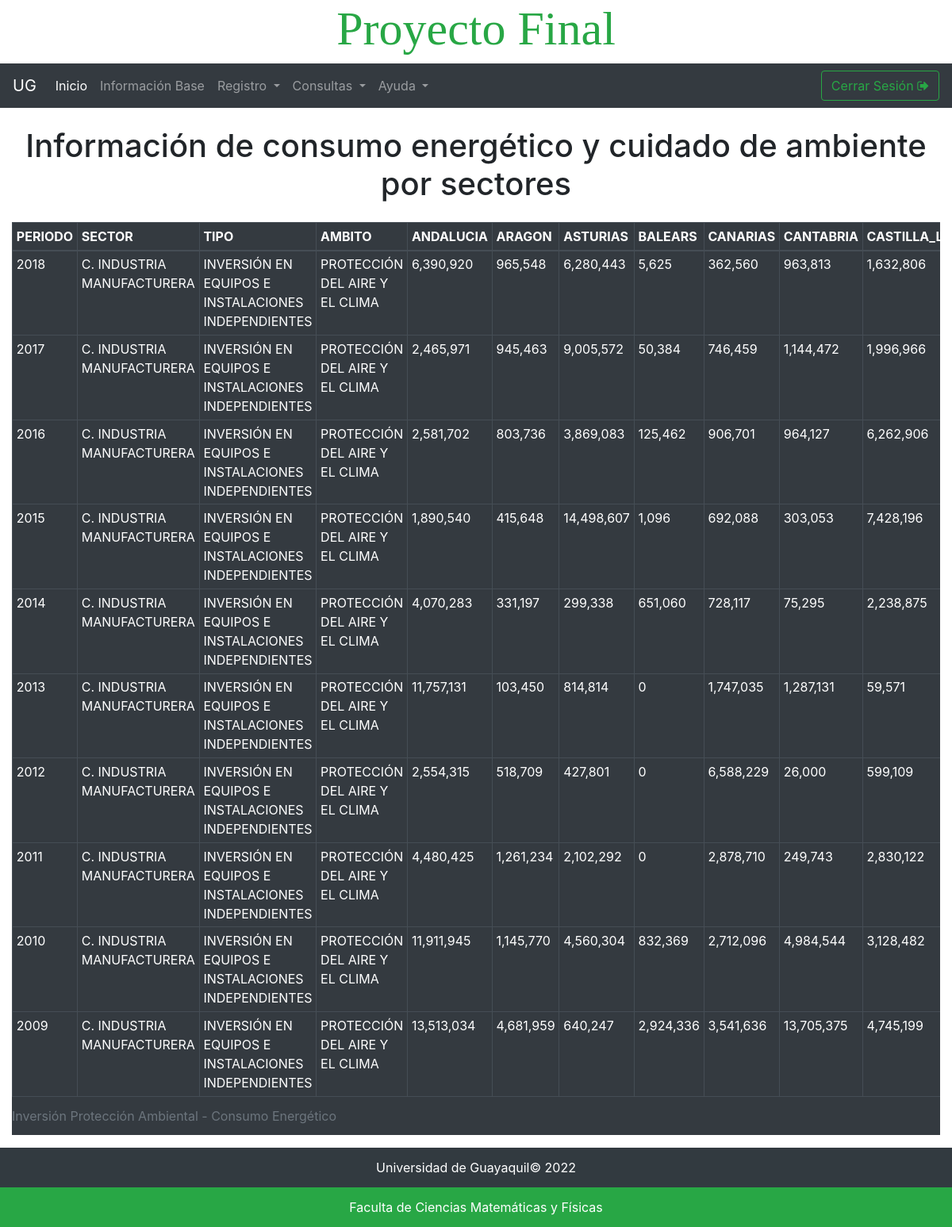
Page /vista/pagina7.php on the committed database.
### tables this page shows
CREATE TABLE IF NOT EXISTS CIUD_ESPANIA (
    PERIODO	VARCHAR(300),
    SECTOR	VARCHAR(300),
    TIPO	VARCHAR(300),
    AMBITO	VARCHAR(300),
    ANDALUCIA	VARCHAR(300),
    ARAGON	VARCHAR(300),
    ASTURIAS	VARCHAR(300),
    BALEARS	VARCHAR(300),
    CANARIAS	VARCHAR(300),
    CANTABRIA	VARCHAR(300),
    CASTILLA_LEON	VARCHAR(300),
    CASTILLA_LA_MANCHA	VARCHAR(300),
    CATALUNIA	VARCHAR(300),
    COMUNITAT_VALENCIANA	VARCHAR(300),
    EXTREMADURA	VARCHAR(300),
    GALICIA	VARCHAR(300),
    MADRID	VARCHAR(300),
    MURCIA	VARCHAR(300),
    NAVARRA	VARCHAR(300),
    PAIS_VASCO	VARCHAR(300),
    RIOJA	VARCHAR(300),
    TOTAL_NACIONAL	VARCHAR(300)
);

### vista/pagina7.php (the view, shortened to what this page needs)
<?php
include("../config/conexion.php");
$sql_espania = "SELECT * FROM bd_php_p2.ciud_espania LIMIT 10 ";
?>
<!DOCTYPE html>
<html lang="en">
<head>
    <?php include "../generales/head.php"; ?>
</head>
<body>
    <?php include_once "../generales/nav_bar.php" ?>
    <section class="container-fluid ">
        <article class="row">
            <div class="col-md-12">
                <h1 class="mb-3 my-4 text-center titulo">
                    Información de consumo energético y cuidado de ambiente por sectores
                </h1>
                <table class="table table-sm table-dark table-responsive table-hover table-bordered">
                    <caption>Inversión Protección Ambiental - Consumo Energético</caption>
                    <thead>
                        <tr>
                            <th scope="col">PERIODO</th>
                            <th scope="col">SECTOR</th>
                            <th scope="col">TIPO</th>
                            <th scope="col">AMBITO</th>
                            <th scope="col">ANDALUCIA</th>
                            <th scope="col">ARAGON</th>
                            <th scope="col">ASTURIAS</th>
                            <th scope="col">BALEARS</th>
                            <th scope="col">CANARIAS</th>
                            <th scope="col">CANTABRIA</th>
                            <th scope="col">CASTILLA_LEON</th>
                        </tr>
                    </thead>
                    <tbody>
                        <?php
                        $resultado = mysqli_query($conexion, $sql_espania);
                        while ($srow = mysqli_fetch_assoc($resultado)) { ?>
                            <tr>
                                <td scope="row"><?php echo $srow["PERIODO"]; ?></td>
                                <td scope="row"><?php echo $srow["SECTOR"]; ?></td>
                                <td scope="row"><?php echo $srow["TIPO"]; ?></td>
                                <td scope="row"><?php echo $srow["AMBITO"]; ?></td>
                                <td scope="row"><?php echo $srow["ANDALUCIA"]; ?></td>
                                <td scope="row"><?php echo $srow["ARAGON"]; ?></td>
                                <td scope="row"><?php echo $srow["ASTURIAS"]; ?></td>
                                <td scope="row"><?php echo $srow["BALEARS"]; ?></td>
                                <td scope="row"><?php echo $srow["CANARIAS"]; ?></td>
                                <td scope="row"><?php echo $srow["CANTABRIA"]; ?></td>
                                <td scope="row"><?php echo $srow["CASTILLA_LEON"]; ?></td>
                            </tr>
                        <?php  }
                        mysqli_free_result($resultado); ?>
                    </tbody>
                </table>
            </div>
        </article>
    </section>
    <?php include_once "../generales/footer.php"; ?>
</body>
</html>

### rows in the picture
ciud_espania: PERIODO "2018", SECTOR "C. INDUSTRIA MANUFACTURERA", TIPO "INVERSIÓN EN EQUIPOS E INSTALACIONES INDEPENDIENTES", AMBITO "PROTECCIÓN DEL AIRE Y EL CLIMA", ANDALUCIA "6,390,920", ARAGON "965,548", ASTURIAS "6,280,443", BALEARS "5,625", CANARIAS "362,560", CANTABRIA "963,813", CASTILLA_LEON "1,632,806"
ciud_espania: PERIODO "2017", SECTOR "C. INDUSTRIA MANUFACTURERA", TIPO "INVERSIÓN EN EQUIPOS E INSTALACIONES INDEPENDIENTES", AMBITO "PROTECCIÓN DEL AIRE Y EL CLIMA", ANDALUCIA "2,465,971", ARAGON "945,463", ASTURIAS "9,005,572", BALEARS "50,384", CANARIAS "746,459", CANTABRIA "1,144,472", CASTILLA_LEON "1,996,966"
ciud_espania: PERIODO "2016", SECTOR "C. INDUSTRIA MANUFACTURERA", TIPO "INVERSIÓN EN EQUIPOS E INSTALACIONES INDEPENDIENTES", AMBITO "PROTECCIÓN DEL AIRE Y EL CLIMA", ANDALUCIA "2,581,702", ARAGON "803,736", ASTURIAS "3,869,083", BALEARS "125,462", CANARIAS "906,701", CANTABRIA "964,127", CASTILLA_LEON "6,262,906"
ciud_espania: PERIODO "2015", SECTOR "C. INDUSTRIA MANUFACTURERA", TIPO "INVERSIÓN EN EQUIPOS E INSTALACIONES INDEPENDIENTES", AMBITO "PROTECCIÓN DEL AIRE Y EL CLIMA", ANDALUCIA "1,890,540", ARAGON "415,648", ASTURIAS "14,498,607", BALEARS "1,096", CANARIAS "692,088", CANTABRIA "303,053", CASTILLA_LEON "7,428,196"
ciud_espania: PERIODO "2014", SECTOR "C. INDUSTRIA MANUFACTURERA", TIPO "INVERSIÓN EN EQUIPOS E INSTALACIONES INDEPENDIENTES", AMBITO "PROTECCIÓN DEL AIRE Y EL CLIMA", ANDALUCIA "4,070,283", ARAGON "331,197", ASTURIAS "299,338", BALEARS "651,060", CANARIAS "728,117", CANTABRIA "75,295", CASTILLA_LEON "2,238,875"
ciud_espania: PERIODO "2013", SECTOR "C. INDUSTRIA MANUFACTURERA", TIPO "INVERSIÓN EN EQUIPOS E INSTALACIONES INDEPENDIENTES", AMBITO "PROTECCIÓN DEL AIRE Y EL CLIMA", ANDALUCIA "11,757,131", ARAGON "103,450", ASTURIAS "814,814", BALEARS "0", CANARIAS "1,747,035", CANTABRIA "1,287,131", CASTILLA_LEON "59,571"
ciud_espania: PERIODO "2012", SECTOR "C. INDUSTRIA MANUFACTURERA", TIPO "INVERSIÓN EN EQUIPOS E INSTALACIONES INDEPENDIENTES", AMBITO "PROTECCIÓN DEL AIRE Y EL CLIMA", ANDALUCIA "2,554,315", ARAGON "518,709", ASTURIAS "427,801", BALEARS "0", CANARIAS "6,588,229", CANTABRIA "26,000", CASTILLA_LEON "599,109"
ciud_espania: PERIODO "2011", SECTOR "C. INDUSTRIA MANUFACTURERA", TIPO "INVERSIÓN EN EQUIPOS E INSTALACIONES INDEPENDIENTES", AMBITO "PROTECCIÓN DEL AIRE Y EL CLIMA", ANDALUCIA "4,480,425", ARAGON "1,261,234", ASTURIAS "2,102,292", BALEARS "0", CANARIAS "2,878,710", CANTABRIA "249,743", CASTILLA_LEON "2,830,122"
ciud_espania: PERIODO "2010", SECTOR "C. INDUSTRIA MANUFACTURERA", TIPO "INVERSIÓN EN EQUIPOS E INSTALACIONES INDEPENDIENTES", AMBITO "PROTECCIÓN DEL AIRE Y EL CLIMA", ANDALUCIA "11,911,945", ARAGON "1,145,770", ASTURIAS "4,560,304", BALEARS "832,369", CANARIAS "2,712,096", CANTABRIA "4,984,544", CASTILLA_LEON "3,128,482"
ciud_espania: PERIODO "2009", SECTOR "C. INDUSTRIA MANUFACTURERA", TIPO "INVERSIÓN EN EQUIPOS E INSTALACIONES INDEPENDIENTES", AMBITO "PROTECCIÓN DEL AIRE Y EL CLIMA", ANDALUCIA "13,513,034", ARAGON "4,681,959", ASTURIAS "640,247", BALEARS "2,924,336", CANARIAS "3,541,636", CANTABRIA "13,705,375", CASTILLA_LEON "4,745,199"
